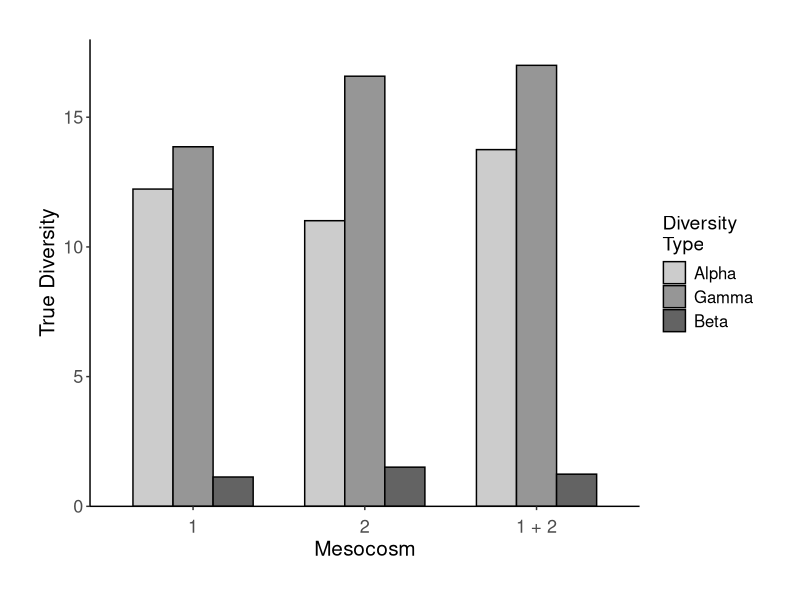
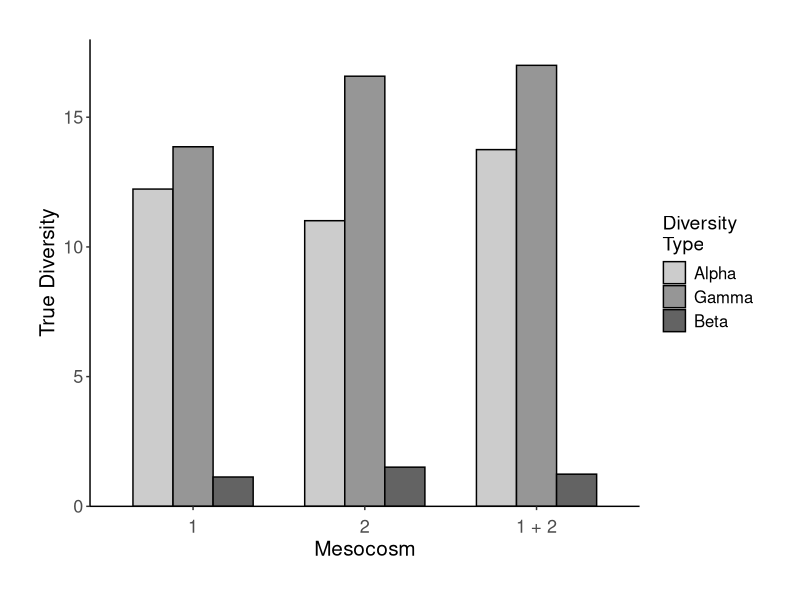

Here is the R script that generated these plots, in order:
# Data visualiations for Alpha, Beta, and Gamma diversity in Sphagnum peat bogs 
# Population & Community Ecology - Year 3
# Emma Gemal, s1758915@sms.ed.ac.uk
# 19/11/2019


# Library ----
library(tidyverse)


# Creating the diversity data frame ----
mesocosm <- c(rep("one", 3), rep("two", 3), rep("pooled", 3)) %>% 
              as.factor()
type <- rep(c("alpha", "gamma", "beta"), 3) %>% 
          as.factor()
diversity <- c(12.23, 13.86, 1.13, 11.01, 16.58, 1.51, 13.75, 17.00, 1.24)

str(type)  # in the wrong order 
type <- factor(type, levels = unique(type))
str(type)

str(mesocosm)  # wrong order
mesocosm <- factor(mesocosm, levels = unique(mesocosm))
str(mesocosm)

diversity_data <- data.frame(mesocosm, type, diversity) 
                    
str(diversity_data)
View(diversity_data)


# Creating data frame for rank-abundance curve ----
abundance <- c(207, 198, 147, 123, 112, 66, 62, 59, 46, 46, 43, 31, 29, 20,
               17, 12, 11, 11, 11, 7, 6, 5, 5, 4, 3, 3, 2, 2, 1, 1)




# Plot for diversities ----
(plot <- ggplot(diversity_data,
                aes(x = mesocosm, y = diversity, 
                    fill = type, order = type)) +
            geom_bar(position = "dodge", stat = "identity", width = 0.7, color = "black") +
            labs(x = "Mesocosm", y = "True Diversity") +
            scale_y_continuous(expand = c(0,0), limits = c(0, 18)) +
            scale_x_discrete(labels = c("1", "2", "1 + 2")) + 
            scale_fill_manual(name = "Diversity\nType", 
                              breaks = c("alpha", "gamma", "beta"),
                              labels = c("Alpha", "Gamma", "Beta"),
                              values = c("#cccccc",
                                         "#969696",
                                         "#636363")) +
            theme_classic() +  # make it bw with borders, and skinny 
            theme(plot.margin = unit(c(1,1,1,1), units = , "cm"),
                  axis.text.x = element_text(size = 13, 
                                             margin = margin(t = 7, unit = "pt")),
                  axis.text.y = element_text(size = 13),
                  axis.title.y = element_text(size = 15),
                  axis.title.x = element_text(size = 15),
                  legend.title = element_text(size = 14),
                  legend.text = element_text(size = 12)))
  
ggsave(plot = plot, filename = "true_div_plot.png", path = "Other_work/PCE", 
       width = 15, height = 15, units = "cm")



  